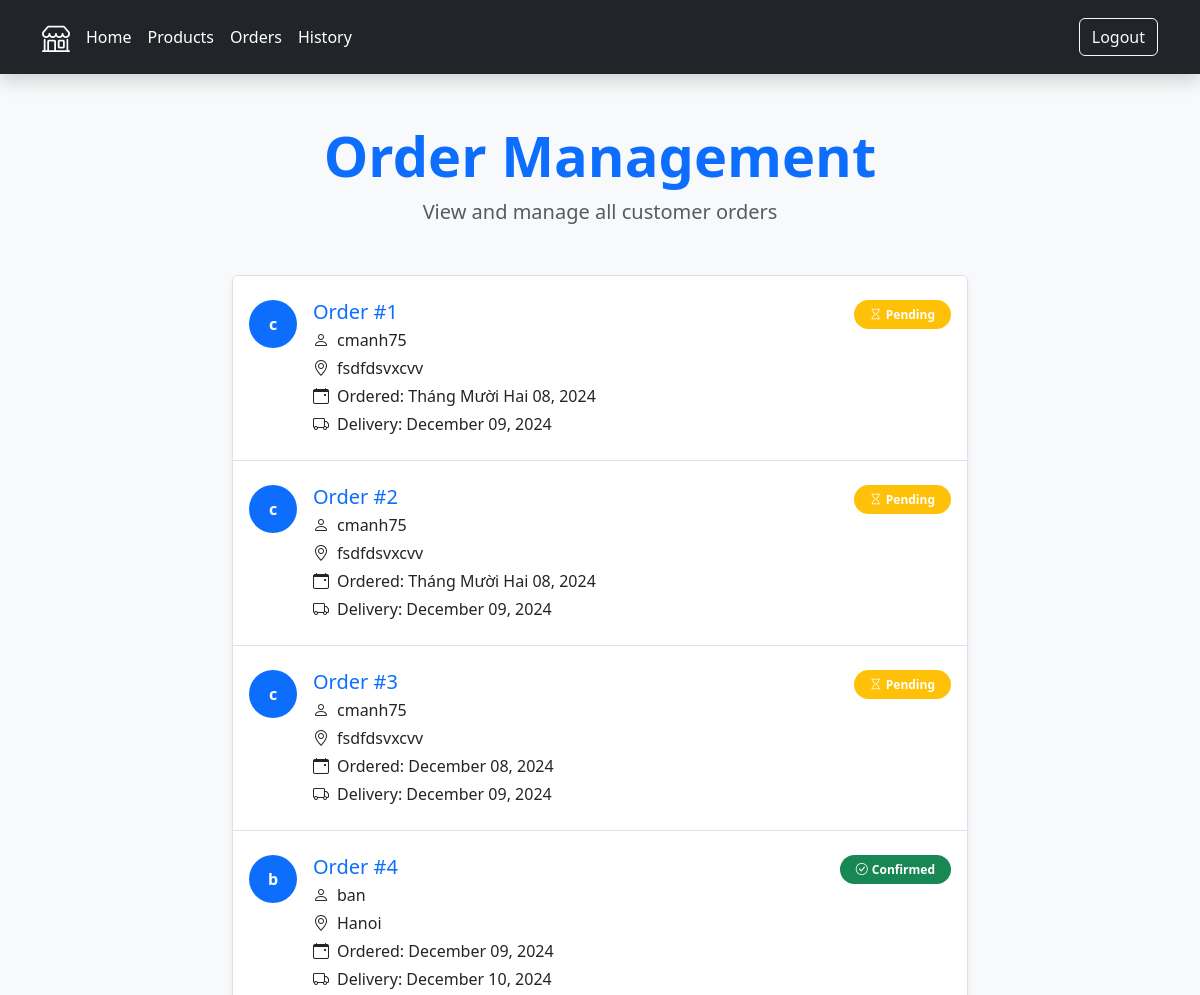
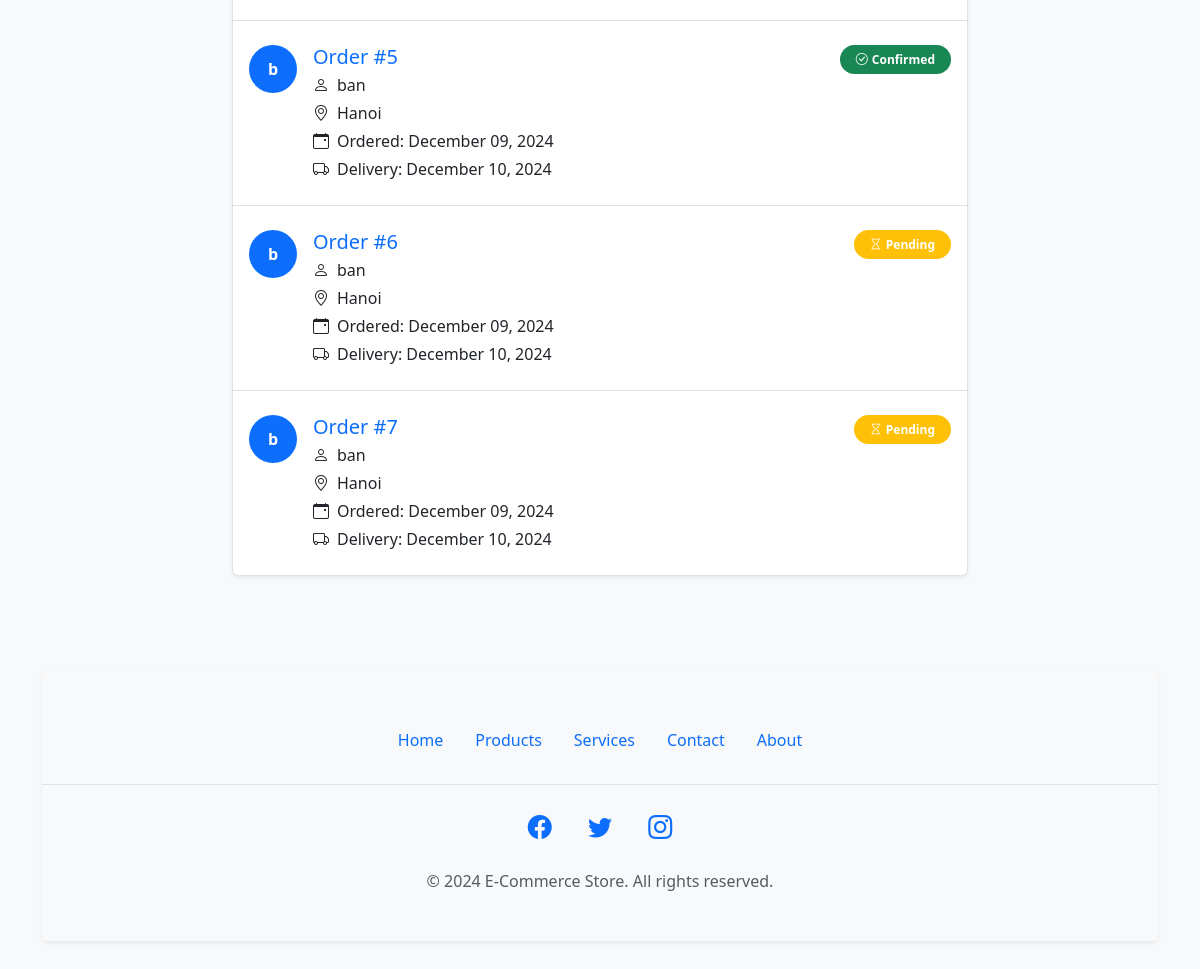
/manage (signed in), run on the app's committed database (2 pictures, top to bottom).
### main.py (models this page shows)
class Order(db.Model):
    __tablename__ = "orders"
    id: Mapped[int] = mapped_column(Integer, primary_key=True)
    user_id: Mapped[int] = mapped_column(db.ForeignKey("users.id"))
    user = relationship("User")
    selections: Mapped[List["Selection"]] = relationship(back_populates="order")
    order_date: Mapped[str] = mapped_column(String, nullable=False)
    confirmed: Mapped[Optional[bool]] = mapped_column(Boolean)
    feedback: Mapped[Optional[str]] = mapped_column(String)

class User(UserMixin, db.Model):
    __tablename__ = "users"
    id: Mapped[int] = mapped_column(Integer, primary_key=True)
    email: Mapped[str] = mapped_column(String, unique=True)
    name: Mapped[str]= mapped_column(String, nullable=False)
    password: Mapped[str] = mapped_column(String, nullable=False)
    selections = relationship("Selection", back_populates="user")
    address: Mapped[Optional[str]] = mapped_column(String)
    shipping: Mapped[Optional[str]] = mapped_column(String)
    total_price: Mapped[Optional[str]] = mapped_column(String)
    summary: Mapped[Optional[str]] = mapped_column(String)
    delivery_date: Mapped[Optional[str]] = mapped_column(String)

### main.py (the view)
@app.route('/manage')
def manage():
    list = db.session.execute(db.select(Order)).scalars().all()
    return render_template('manage.html', list=list)

### main.py (called while the page is built)
@login_manager.user_loader
def load_user(user_id):
    return db.session.get(User, user_id)

### templates/manage.html (shortened to what this page needs)
{% include 'header.html' %}
<div class="container py-5">
  <div class="text-center mb-5">
    <h1 class="display-4 fw-bold text-primary">Order Management</h1>
    <p class="lead text-muted">View and manage all customer orders</p>
  </div>
  <div class="row justify-content-center">
    <div class="col-lg-8">
      <div class="list-group shadow-sm">
        {% for each in list:%}
        <a href="{{url_for('show_order', order_id=each.id)}}" class="list-group-item list-group-item-action d-flex gap-3 py-4 position-relative hover-shadow transition-all" aria-current="true">
          <div class="d-flex align-items-center justify-content-center bg-primary rounded-circle flex-shrink-0" style="width: 48px; height: 48px;">
            <span class="text-white fw-bold">{{each.user.name[0]}}</span>
          </div>
          <div class="d-flex gap-2 w-100 justify-content-between">
            <div>
              <h5 class="mb-1 text-primary">Order #{{each.id}}</h5>
              <p class="mb-1"><i class="bi bi-person me-2"></i>{{each.user.name}}</p>
              <p class="mb-1"><i class="bi bi-geo-alt me-2"></i>{{each.user.address}}</p>
              <p class="mb-1"><i class="bi bi-calendar-event me-2"></i>Ordered: {{each.order_date}}</p>
              <p class="mb-0"><i class="bi bi-truck me-2"></i>Delivery: {{each.user.delivery_date}}</p>
            </div>
            <div class="text-end">
              {% if each.confirmed == None: %}
              <span class="badge bg-warning px-3 py-2 rounded-pill">
                <i class="bi bi-hourglass me-1"></i>Pending
              </span>
              {% endif %}
              {% if each.confirmed != None and each.confirmed == True: %}
              <span class="badge bg-success px-3 py-2 rounded-pill">
                <i class="bi bi-check-circle me-1"></i>Confirmed
              </span>
              {% endif %}
            </div>
          </div>
        </a>
        {% endfor %}
      </div>
    </div>
  </div>
</div>
{% include 'footer.html' %}

### static/css/styles.css (style rules this page uses)
body { font-family: 'Segoe UI', Tahoma, Geneva, Verdana, sans-serif; background-color: #f8f9fa; color: #212529; }

### data on the page
Order: user "c", id "1", user.name "cmanh75", user.address "fsdfdsvxcvv", order_date "Tháng Mười Hai 08, 2024", user.delivery_date "December 09, 2024", shows "Pending"
Order: user "c", id "2", user.name "cmanh75", user.address "fsdfdsvxcvv", order_date "Tháng Mười Hai 08, 2024", user.delivery_date "December 09, 2024", shows "Pending"
Order: user "c", id "3", user.name "cmanh75", user.address "fsdfdsvxcvv", order_date "December 08, 2024", user.delivery_date "December 09, 2024", shows "Pending"
Order: user "b", id "4", user.name "ban", user.address "Hanoi", order_date "December 09, 2024", user.delivery_date "December 10, 2024", confirmed True (drawn)
Order: user "b", id "5", user.name "ban", user.address "Hanoi", order_date "December 09, 2024", user.delivery_date "December 10, 2024", confirmed True (drawn)
Order: user "b", id "6", user.name "ban", user.address "Hanoi", order_date "December 09, 2024", user.delivery_date "December 10, 2024", shows "Pending"
Order: user "b", id "7", user.name "ban", user.address "Hanoi", order_date "December 09, 2024", user.delivery_date "December 10, 2024", shows "Pending"
